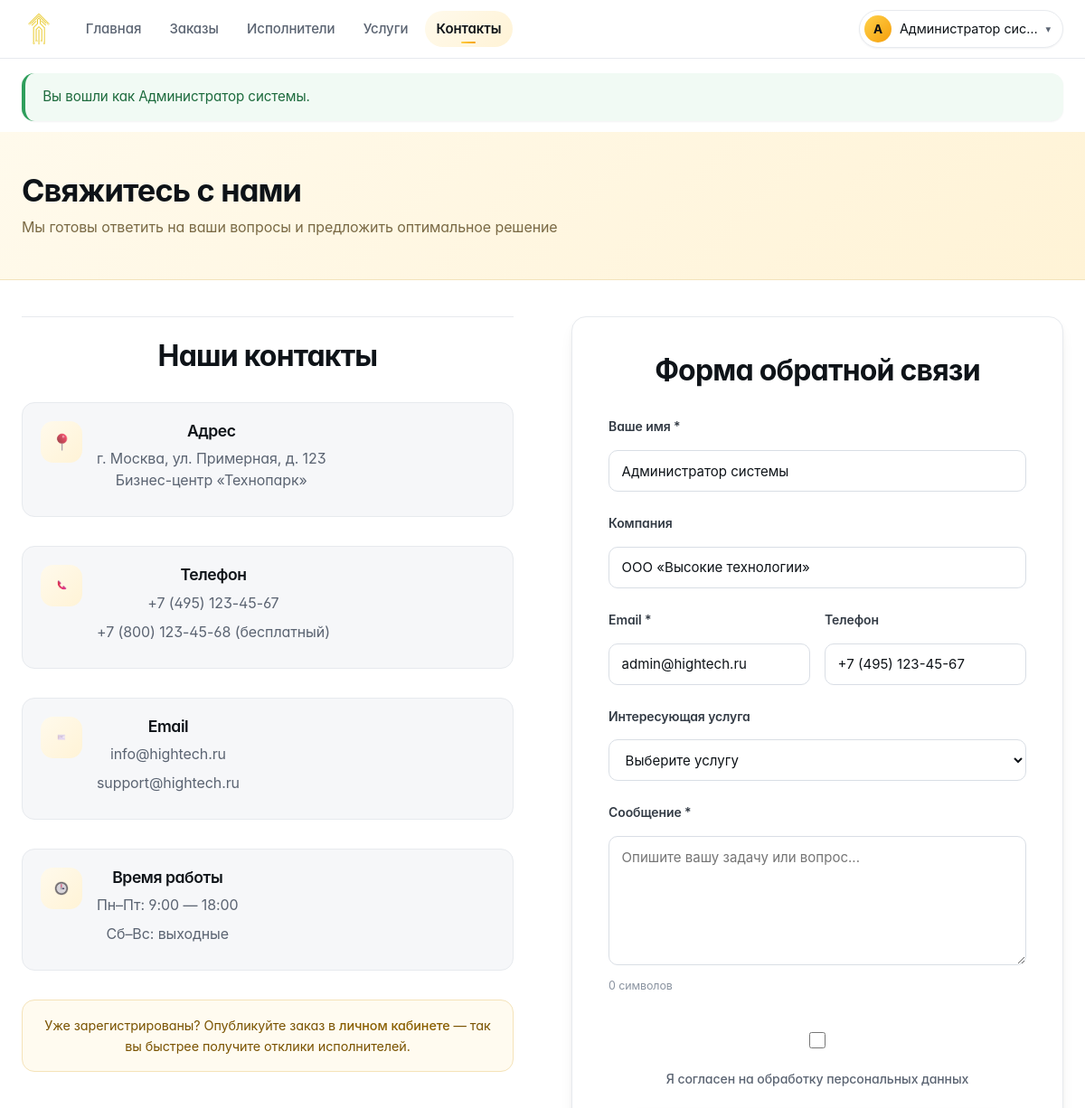
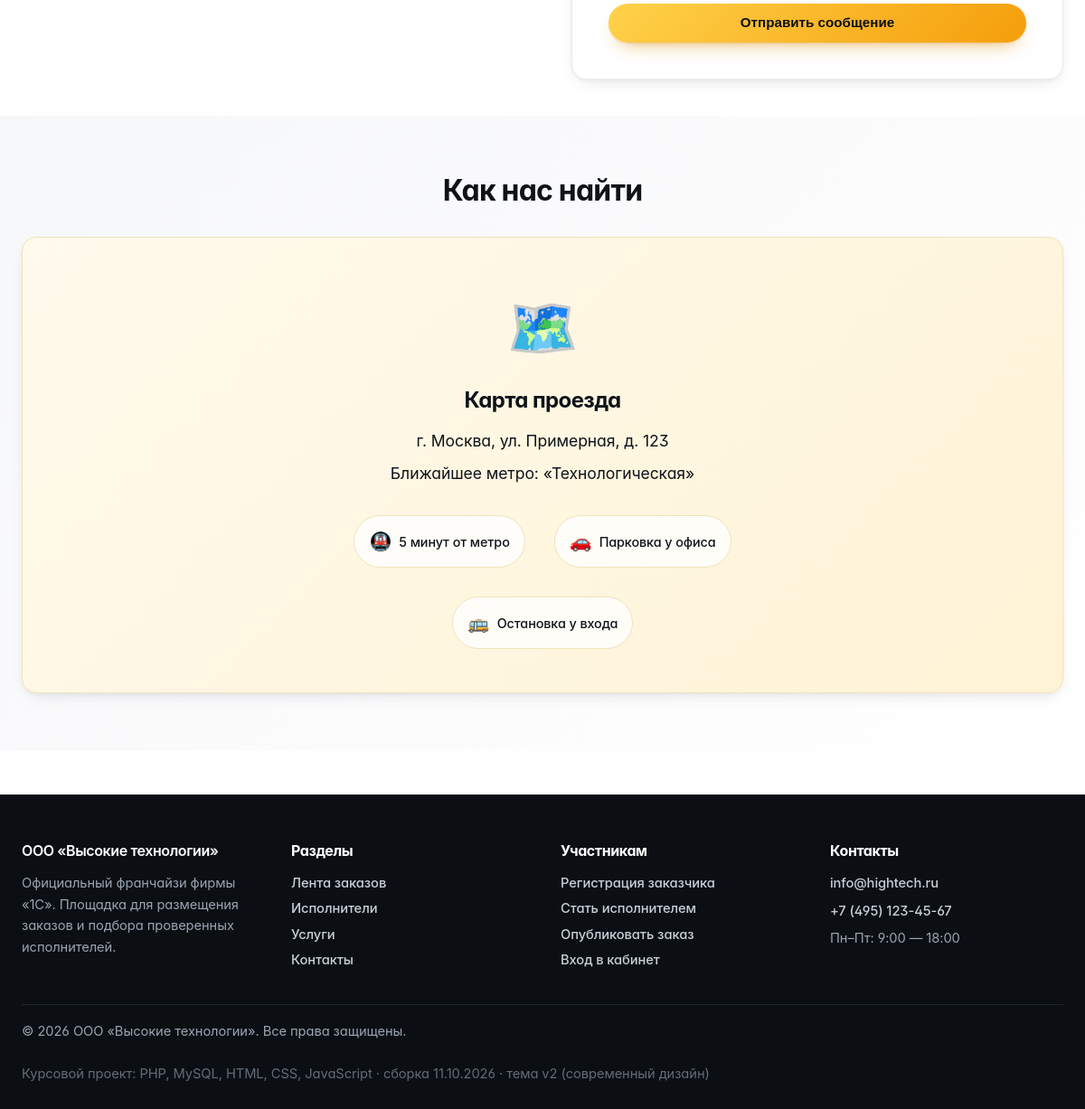
/contacts.php (signed in), run on the app's committed database (2 pictures, top to bottom).
### tables this page shows
CREATE TABLE `users` (
    `id`             INT UNSIGNED NOT NULL AUTO_INCREMENT,
    `role`           ENUM('customer','freelancer','admin') NOT NULL DEFAULT 'customer',
    `name`           VARCHAR(120)  NOT NULL COMMENT 'ФИО / название организации',
    `email`          VARCHAR(160)  NOT NULL,
    `password_hash`  VARCHAR(255)  NOT NULL,
    `phone`          VARCHAR(40)   DEFAULT NULL,
    `company`        VARCHAR(160)  DEFAULT NULL COMMENT 'Компания заказчика',
    `specialization` VARCHAR(160)  DEFAULT NULL COMMENT 'Специализация фрилансера',
    `skills`         VARCHAR(500)  DEFAULT NULL COMMENT 'Навыки через запятую',
    `rate`           INT UNSIGNED  DEFAULT NULL COMMENT 'Ставка, руб./час',
    `experience`     TINYINT UNSIGNED DEFAULT NULL COMMENT 'Опыт работы, лет',
    `about`          TEXT          DEFAULT NULL,
    `status`         ENUM('active','blocked') NOT NULL DEFAULT 'active',
    `created_at`     DATETIME      NOT NULL DEFAULT CURRENT_TIMESTAMP,
    `last_login`     DATETIME      DEFAULT NULL,
    PRIMARY KEY (`id`),
    UNIQUE KEY `uq_users_email` (`email`),
    KEY `idx_users_role` (`role`),
    KEY `idx_users_status` (`status`)
);

### includes/functions.php (called while the page is built, shortened)
<?php
require_once __DIR__ . '/db.php';
function e($value): string
{
    return htmlspecialchars((string) $value, ENT_QUOTES | ENT_SUBSTITUTE, 'UTF-8');
}
function flashes(): array
{
    $list = $_SESSION['flash'] ?? [];
    return $list;
}
function excerpt(?string $text, int $length = 180): string
{
    $text = trim(preg_replace('/\s+/u', ' ', (string) $text));
    return mb_substr($text, 0, $length - 1, 'UTF-8') . '…';
}
function current_user(): ?array
{
    static $user = null;
    static $loaded = false;
    if ($loaded) {
        return $user;
    }
    $loaded = true;
    $user = q_one(
        'SELECT * FROM users WHERE id = ? AND status = "active"',
        [(int) $_SESSION['user_id']]
    );
    return $user;
}
function asset(string $path): string
{
    $file = __DIR__ . '/../' . ltrim($path, '/');
    $version = is_file($file) ? filemtime($file) : time();
    return '/' . ltrim($path, '/') . '?v=' . $version;
}

### includes/db.php (called while the page is built, shortened)
<?php
function db(): PDO
{
    static $pdo = null;
    if ($pdo instanceof PDO) {
        return $pdo;
    }
    $config = require __DIR__ . '/../config/config.php';
    $dsn = sprintf(
        'mysql:host=%s;dbname=%s;charset=%s',
        $config['host'],
        $config['dbname'],
        $config['charset']
    );
    try {
        $pdo = new PDO($dsn, $config['user'], $config['password'], [
            PDO::ATTR_ERRMODE            => PDO::ERRMODE_EXCEPTION,
            PDO::ATTR_DEFAULT_FETCH_MODE => PDO::FETCH_ASSOC,
            PDO::ATTR_EMULATE_PREPARES   => false,
        ]);
    } catch (PDOException $e) {
        http_response_code(500);
        echo '<h1>Ошибка подключения к базе данных</h1>';
        echo '<p>Проверьте параметры соединения в файле <b>config/config.php</b> '
            . 'и убедитесь, что база данных импортирована из <b>sql/database.sql</b>.</p>';
        echo '<p style="color:#999">Техническая информация: ' . htmlspecialchars($e->getMessage()) . '</p>';
        exit;
    }
    return $pdo;
}
function q(string $sql, array $params = []): PDOStatement
{
    $stmt = db()->prepare($sql);
    $stmt->execute($params);
    return $stmt;
}
function q_one(string $sql, array $params = []): ?array
{
    $row = q($sql, $params)->fetch();
    return $row === false ? null : $row;
}

### contacts.php (the view, shortened to what this page needs)
<?php
require_once __DIR__ . '/includes/functions.php';
$activeNav = 'contacts';
$data = ['name' => '', 'company' => '', 'email' => '', 'phone' => '', 'service' => '', 'message' => ''];
$errors = [];
$user = current_user();
if ($user) {
    $data['name']  = $user['name'];
    $data['email'] = $user['email'];
    $data['phone'] = (string) $user['phone'];
    $data['company'] = (string) $user['company'];
}
require __DIR__ . '/includes/header.php';
?>
<section class="page-header">
    <div class="container">
        <h1>Свяжитесь с нами</h1>
        <p>Мы готовы ответить на ваши вопросы и предложить оптимальное решение</p>
    </div>
</section>
<section class="section-sm">
    <div class="container">
        <div class="contacts-grid">
            <div class="contact-info">
                <h2>Наши контакты</h2>
                <div class="contact-item">
                    <img class="contact-icon" src="/assets/img/marker.png" alt="">
                    <div class="contact-details">
                        <h3>Адрес</h3>
                        <p>г. Москва, ул. Примерная, д. 123<br>Бизнес-центр «Технопарк»</p>
                    </div>
                </div>
                <div class="contact-item">
                    <img class="contact-icon" src="/assets/img/phone.png" alt="">
                    <div class="contact-details">
                        <h3>Телефон</h3>
                        <p>+7 (495) 123-45-67</p>
                        <p>+7 (800) 123-45-68 (бесплатный)</p>
                    </div>
                </div>
                <div class="contact-item">
                    <img class="contact-icon" src="/assets/img/envelope.png" alt="">
                    <div class="contact-details">
                        <h3>Email</h3>
                        <p>info@hightech.ru</p>
                        <p>support@hightech.ru</p>
                    </div>
                </div>
                <div class="contact-item">
                    <img class="contact-icon" src="/assets/img/clock.png" alt="">
                    <div class="contact-details">
                        <h3>Время работы</h3>
                        <p>Пн–Пт: 9:00 — 18:00</p>
                        <p>Сб–Вс: выходные</p>
                    </div>
                </div>
                <div class="info-note mt-3">
                    Уже зарегистрированы? Опубликуйте заказ в <a href="/order-form.php">личном кабинете</a> —
                    так вы быстрее получите отклики исполнителей.
                </div>
            </div>
            <div class="contact-form-container">
                <h2>Форма обратной связи</h2>
                <form class="contact-form" method="post" action="/contacts.php" data-validate novalidate>
                    <div class="form-group">
                        <label for="name">Ваше имя *</label>
                        <input type="text" id="name" name="name" value="<?= e($data['name']) ?>" required
                               class="<?= isset($errors['name']) ? 'is-invalid' : '' ?>">
                    </div>
                    <div class="form-group">
                        <label for="company">Компания</label>
                        <input type="text" id="company" name="company" value="<?= e($data['company']) ?>">
                    </div>
                    <div class="form-row">
                        <div class="form-group">
                            <label for="email">Email *</label>
                            <input type="email" id="email" name="email" value="<?= e($data['email']) ?>" required
                                   class="<?= isset($errors['email']) ? 'is-invalid' : '' ?>">
                        </div>
                        <div class="form-group">
                            <label for="phone">Телефон</label>
                            <input type="tel" id="phone" name="phone" value="<?= e($data['phone']) ?>">
                        </div>
                    </div>
                    <div class="form-group">
                        <label for="service">Интересующая услуга</label>
                        <select id="service" name="service">
                            <option value="">Выберите услугу</option>
                        </select>
                    </div>
                    <div class="form-group">
                        <label for="message">Сообщение *</label>
                        <textarea id="message" name="message" rows="5" required
                                  data-counter="#message-counter"
                                  placeholder="Опишите вашу задачу или вопрос..."
                                  class="<?= isset($errors['message']) ? 'is-invalid' : '' ?>"><?= e($data['message']) ?></textarea>
                        <div class="hint" id="message-counter"></div>
                    </div>
                    <div class="form-group checkbox-row">
                        <input type="checkbox" id="agreement" name="agreement" value="1" required>
                        <label for="agreement">Я согласен на обработку персональных данных</label>
                    </div>
                    <button type="submit" class="btn btn-primary btn-block">Отправить сообщение</button>
                </form>
            </div>
        </div>
    </div>
</section>
<section class="map-section">
    <div class="container">
        <h2>Как нас найти</h2>
        <div class="map-placeholder">
            <div class="map-content">
                <div class="map-icon">🗺️</div>
                <h3>Карта проезда</h3>
                <p>г. Москва, ул. Примерная, д. 123</p>
                <p>Ближайшее метро: «Технологическая»</p>
                <div class="transport-info">
                    <div class="transport-item"><span class="transport-icon">🚇</span><span>5 минут от метро</span></div>
                    <div class="transport-item"><span class="transport-icon">🚗</span><span>Парковка у офиса</span></div>
                    <div class="transport-item"><span class="transport-icon">🚌</span><span>Остановка у входа</span></div>
                </div>
            </div>
        </div>
    </div>
</section>
<?php require __DIR__ . '/includes/footer.php'; ?>

### includes/header.php (shortened to what this page needs)
<?php
require_once __DIR__ . '/functions.php';
$user      = current_user();
$activeNav = $activeNav ?? '';
?>
<!DOCTYPE html>
<html lang="ru">
<head>
    <link rel="stylesheet" href="<?= asset('assets/css/base.css') ?>">
    <link rel="stylesheet" href="<?= asset('assets/css/app.css') ?>">
    <link rel="stylesheet" href="<?= asset('assets/css/theme.css') ?>">
</head>
<body>
<header class="header">
    <div class="container">
        <a class="logo" href="/index.php">
            <img src="/assets/img/logo.png" alt="Высокие технологии" class="logo-img">
        </a>
        <nav class="nav" id="mainNav">
            <a href="/index.php"       class="nav-link <?= $activeNav === 'home' ? 'active' : '' ?>">Главная</a>
            <a href="/orders.php"      class="nav-link <?= $activeNav === 'orders' ? 'active' : '' ?>">Заказы</a>
            <a href="/freelancers.php" class="nav-link <?= $activeNav === 'freelancers' ? 'active' : '' ?>">Исполнители</a>
            <a href="/services.php"    class="nav-link <?= $activeNav === 'services' ? 'active' : '' ?>">Услуги</a>
            <a href="/contacts.php"    class="nav-link <?= $activeNav === 'contacts' ? 'active' : '' ?>">Контакты</a>
        </nav>
        <div class="header-user">
            <?php if ($user): ?>
                <div class="user-menu" data-dropdown>
                    <button class="user-menu-toggle" type="button">
                        <span class="user-avatar"><?= e(mb_strtoupper(mb_substr($user['name'], 0, 1))) ?></span>
                        <span class="user-menu-name"><?= e(excerpt($user['name'], 18)) ?></span>
                        <span class="user-menu-arrow">▾</span>
                    </button>
                </div>
            <?php else: ?>
                <a href="/login.php" class="btn btn-sm btn-ghost">Войти</a>
                <a href="/register.php" class="btn btn-sm btn-primary">Регистрация</a>
            <?php endif; ?>
        </div>
    </div>
</header>
<?php $flashMessages = flashes(); ?>
<?php if ($flashMessages): ?>
    <div class="container flash-wrapper">
        <?php foreach ($flashMessages as $flash): ?>
            <div class="alert alert-<?= e($flash['type']) ?>"><?= e($flash['message']) ?></div>
        <?php endforeach; ?>
    </div>
<?php endif; ?>
<main class="main">

### assets/css/app.css (style rules this page uses)
.main { min-height: 60vh; }
.section-sm { padding: 2rem 0; }
.flash-wrapper { margin-top: 1rem; }
.mt-3 { margin-top: 1.5rem; }
.alert { padding: .9rem 1.2rem; border-radius: 10px; border-left: 4px solid; margin-bottom: .75rem; font-size: .95rem; background: #fff; box-shadow: var(--shadow); }
.alert-success { border-color: #2e9e5b; background: #f1faf4; color: #1d6b3d; }
.btn-block { width: 100%; display: block; text-align: center; }
.form-group { margin-bottom: 1.15rem; }
.form-group label { display: block; margin-bottom: .4rem; font-weight: 500; font-size: .92rem; }
.form-group .hint { font-size: .8rem; color: var(--text-light); margin-top: .3rem; }
.form-group input, .form-group select, .form-group textarea { width: 100%; padding: .7rem .9rem; border: 1px solid var(--border-light); border-radius: 10px; font-family: inherit; font-size: .95rem; color: var(--text-dark); background: #fff; transition: border-color .2s, box-shadow .2s; }
.form-group textarea { resize: vertical; min-height: 120px; }
.form-row { display: grid; grid-template-columns: repeat(auto-fit, minmax(200px, 1fr)); gap: 1rem; }
.checkbox-row { display: flex; align-items: flex-start; gap: .6rem; font-size: .9rem; }
.checkbox-row input { width: auto; margin-top: .2rem; }
.header-user { display: flex; align-items: center; gap: .6rem; }
.user-menu { position: relative; }
.user-menu-toggle { display: flex; align-items: center; gap: .55rem; background: #fff; border: 1px solid var(--border-light); border-radius: 999px; padding: .3rem .8rem .3rem .3rem; cursor: pointer; font-family: inherit; font-size: .9rem; color: var(--text-dark); }
.user-avatar { width: 30px; height: 30px; border-radius: 50%; flex: 0 0 30px; background: linear-gradient(135deg, var(--primary-yellow), var(--primary-orange)); display: flex; align-items: center; justify-content: center; font-weight: 700; font-size: .85rem; }
.user-menu-arrow { font-size: .7rem; color: var(--text-light); }
.info-note { background: #fffbf0; border: 1px solid #ffe6ad; border-radius: 12px; padding: 1rem 1.15rem; font-size: .9rem; color: #7a5300; }

### data on the page
users: name "А", name "Администратор сис…", name "Администратор системы", company "ООО «Высокие технологии»", email "admin@hightech.ru", phone "+7 (495) 123-45-67"

### other printed values
$flash['message'] "Вы вошли как Администратор системы."
APP_BUILD "11.10.2026 · тема v2 (современный дизайн)"
